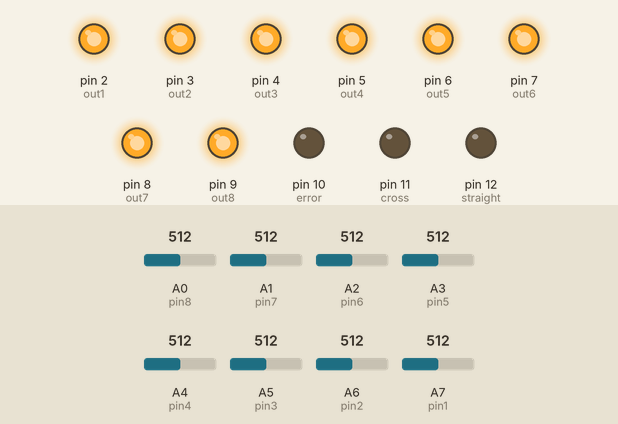
Bench run of a sketch on a simulated Arduino Uno, built with avr-gcc and run on an emulated ATmega328P. Parts: output pins drawn as LEDs (lit = HIGH). The inputs (shaded band) are chosen by the test bench; at power-on: A0 (pin8) = 512, A1 (pin7) = 512, A2 (pin6) = 512, A3 (pin5) = 512, A4 (pin4) = 512, A5 (pin3) = 512, A6 (pin2) = 512, A7 (pin1) = 512. What the sketch prints to the serial monitor is not drawn.

Above: at 0.1 s.
Timing chart, 0 to 1.6 s (numbered marks = the images above):
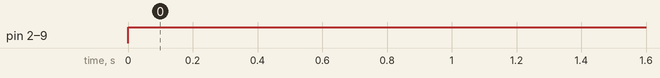

The sketch:

Ethernet_code_3.ino
```cpp
/////////////////////////
int pin1 = 21;
int pin2 = 20;
int pin3 = 19;
int pin4 = 18;
int pin5 = 17;
int pin6 = 16;
int pin7 = 15;
int pin8 = 14;

int out1 = 2;
int out2 = 3;
int out3 = 4;
int out4 = 5;
int out5 = 6;
int out6 = 7;
int out7 = 8;
int out8 = 9;

int error = 10;
int cross = 11;
int straight = 12;
/////////////////////////
//int temp = 0;
int count = 0;
bool pins [8] = {false};
int sequence [8] = {0};
/////////////////////////
void pin_low(int pin = 0){
    digitalWrite(out1,HIGH);
    digitalWrite(out2,HIGH);
    digitalWrite(out3,HIGH);
    digitalWrite(out4,HIGH);
    digitalWrite(out5,HIGH);
    digitalWrite(out6,HIGH);
    digitalWrite(out7,HIGH);
    digitalWrite(out8,HIGH);
    delay(10);
    Serial.print ("\nPin_low pin is ");Serial.println(pin);
    digitalWrite(pin,LOW);
}

void data_read (){
  count ++;
  Serial.print("\nIn data_read function");
  for (int x = 0; x < 8; x++)
    if (analogRead(21-x) < 200)
    {
      Serial.print("\nData_read pin ");Serial.print(x+1);Serial.print(" is LOW");
      pins[x] = true;
      sequence[x] = count;
    }
}


int pin_inp(){
  int data = 0;
  for (int x = 0 ; x < 8 ; x++ ){
    delay(10);
    int temp = analogRead(21-x);
 //   Serial.print("\npin_inp analog read : "),Serial.print(21-x); Serial.print(" is : ");Serial.print(temp);
    if( temp > 800 )
      data++;
  }
  Serial.print("pin_inp data value : "),Serial.print(data);
  return data;
}


void setup() {
  // put your setup code here, to run once:
 /* pinMode (pin1,INPUT);
  pinMode (pin2,INPUT);
  pinMode (pin3,INPUT);
  pinMode (pin4,INPUT);
  pinMode (pin5,INPUT);
  pinMode (pin6,INPUT);
  pinMode (pin7,INPUT);
  pinMode (pin8,INPUT);
*/
  pinMode (error,OUTPUT);
  pinMode (cross,OUTPUT);
  pinMode (straight,OUTPUT);

  pinMode (out1,OUTPUT);
  pinMode (out2,OUTPUT);
  pinMode (out3,OUTPUT);
  pinMode (out4,OUTPUT);
  pinMode (out5,OUTPUT);
  pinMode (out6,OUTPUT);
  pinMode (out7,OUTPUT);
  pinMode (out8,OUTPUT);
  Serial.begin(9600);
}

void loop() {
  // put your main code here, to run repeatedly:

 {count = 0;          //Redeclearation of all variables
  pins [8] = {false};
  sequence [8] = {0};
  digitalWrite (error, LOW);
  digitalWrite (cross, LOW);
  digitalWrite (straight, LOW);
  }

  pin_low();
  int pin_in = pin_inp();
  if (pin_in >2){
    for (int x = 0 ; x < 8 ; x++){
      pin_low (2+x);
      data_read();
    }
    Serial.println ("\npins");
    for (int x = 0;  x < 8; x++)
      Serial.print(pins[x]);

    Serial.println ("\nSequence");
    for (int x = 0;  x < 8; x++)
      Serial.print(sequence[x]);

    for (int x = 0; x <8 ;x++)
      if (pins[x] == false){
        Serial.print("Any Wire is not connected");
        digitalWrite (error, HIGH);
        break;
      }

    if (sequence[0] == 1 && sequence[1] == 2 && sequence[2] == 3 && sequence[3] == 4 && sequence[4] == 5 && sequence[5] == 6 && sequence[6] == 7 && sequence[7] == 8){
      Serial.print("\nStraight connection\n");
      digitalWrite (straight, HIGH);
    }
    else if (sequence[0] == 1 && sequence[1] == 2 && sequence[2] == 7 && sequence[3] == 3 && sequence[4] == 5 && sequence[5] == 8 && sequence[6] == 4 && sequence[7] == 6){
      Serial.print("\nCross connection\n");
      digitalWrite (cross, HIGH);
    }else{
      Serial.print("\nAny Wire is not connected\n");
      digitalWrite (error, HIGH);
    }


    while (true){
      int temp = pin_inp();
      if (temp == 0)
        break;
      else
        continue;
      delay(100);
    }
  }

 // while(true)
    delay(130);

}
```

Measured:
- by itself, pin 2 (out1), pin 3 (out2), pin 4 (out3), pin 5 (out4), pin 6 (out5), pin 7 (out6), pin 8 (out7), pin 9 (out8): LOW → HIGH at 0.00 s
